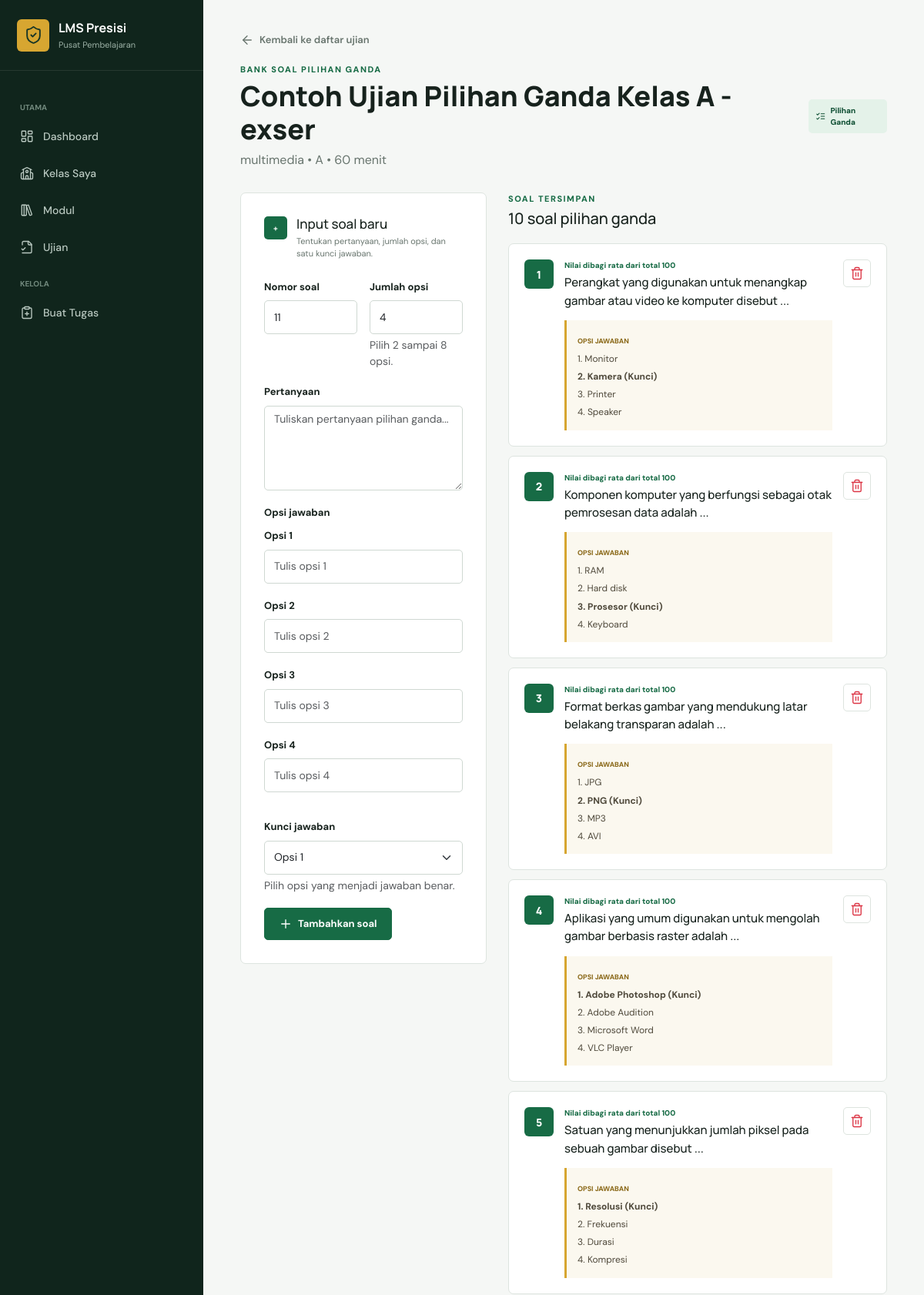
Screenshot of /ujian/4/soal-pilihan-ganda/ (signed in, upper part) with the database file from the repository.
### lms/models.py (models this page shows, shortened)
class Ujian(models.Model):
    class Metode(models.TextChoices):
        ESAI = "ESAI", "Esai"
        PILIHAN_GANDA = "PILIHAN_GANDA", "Pilihan Ganda"
    kelas = models.ForeignKey(Kelas, on_delete=models.CASCADE, related_name="ujian")
    mapel = models.ForeignKey(MataPelajaran, on_delete=models.PROTECT, related_name="ujian")
    gadik = models.ForeignKey(CustomUser, on_delete=models.PROTECT, related_name="ujian_dibuat")
    judul = models.CharField(max_length=200)
    metode = models.CharField(max_length=20, choices=Metode.choices)
    instruksi = models.TextField()
    waktu_mulai = models.DateTimeField()
    waktu_selesai = models.DateTimeField()
    durasi_menit = models.PositiveSmallIntegerField(default=60)
    created_at = models.DateTimeField(auto_now_add=True)
    class Meta:
        ordering = ["waktu_mulai"]
        verbose_name_plural = "Ujian"

class MataPelajaran(models.Model):
    kurikulum = models.ForeignKey(Kurikulum, on_delete=models.CASCADE, related_name="mata_pelajaran")
    kode_mapel = models.CharField(max_length=20)
    nama_mapel = models.CharField(max_length=100)
    gadik_pengajar = models.ManyToManyField(
        CustomUser,
        blank=True,
        limit_choices_to={"role": CustomUser.Role.GADIK},
        related_name="mata_pelajaran_diampu",
    )
    class Meta:
        ordering = ["kode_mapel"]
        constraints = [
            models.UniqueConstraint(fields=["kurikulum", "kode_mapel"], name="unik_kode_mapel_per_kurikulum")
        ]
        verbose_name_plural = "Mata pelajaran"

class Kelas(models.Model):
    nama_kelas = models.CharField(max_length=50)
    kurikulum = models.ForeignKey(Kurikulum, on_delete=models.PROTECT, related_name="kelas")
    gadik_pembina = models.ForeignKey(
        CustomUser,
        on_delete=models.SET_NULL,
        null=True,
        blank=True,
        limit_choices_to={"role": CustomUser.Role.GADIK},
        related_name="kelas_binaan",
    )
    class Meta:
        ordering = ["nama_kelas"]
        verbose_name_plural = "Kelas"
    def __str__(self):
        return self.nama_kelas

class SoalUjianPilihanGanda(models.Model):
    ujian = models.ForeignKey(Ujian, on_delete=models.CASCADE, related_name="soal_pilihan_ganda")
    urutan = models.PositiveSmallIntegerField()
    pertanyaan = models.TextField()
    class Meta:
        ordering = ["urutan"]
        constraints = [
            models.UniqueConstraint(fields=["ujian", "urutan"], name="unik_urutan_soal_pg_per_ujian")
        ]
        verbose_name_plural = "Soal ujian pilihan ganda"

class OpsiUjianPilihanGanda(models.Model):
    soal = models.ForeignKey(SoalUjianPilihanGanda, on_delete=models.CASCADE, related_name="opsi")
    urutan = models.PositiveSmallIntegerField()
    teks = models.CharField(max_length=500)
    is_kunci = models.BooleanField(default=False)
    class Meta:
        ordering = ["urutan"]
        constraints = [
            models.UniqueConstraint(fields=["soal", "urutan"], name="unik_urutan_opsi_pg_per_soal")
        ]
        verbose_name_plural = "Opsi ujian pilihan ganda"

### lms/views.py (the view)
# urls.py: path("ujian/<int:pk>/soal-pilihan-ganda/", views.kelola_soal_pilihan_ganda, name="kelola_soal_pilihan_ganda"),
@role_required(CustomUser.Role.ADMIN, CustomUser.Role.GADIK)
def kelola_soal_pilihan_ganda(request, pk):
    queryset = ujian_for_manager(request.user, Ujian.objects.filter(metode=Ujian.Metode.PILIHAN_GANDA))
    ujian = get_object_or_404(queryset, pk=pk)
    nomor_berikutnya = (ujian.soal_pilihan_ganda.order_by("-urutan").values_list("urutan", flat=True).first() or 0) + 1
    form = SoalUjianPilihanGandaForm(
        request.POST or None,
        ujian=ujian,
        initial={"urutan": nomor_berikutnya},
    )
    if request.method == "POST" and form.is_valid():
        form.save()
        messages.success(request, "Soal pilihan ganda dan kunci jawaban berhasil ditambahkan.")
        return redirect("kelola_soal_pilihan_ganda", pk=ujian.pk)
    return render(
        request,
        "lms/kelola_soal_pilihan_ganda.html",
        {"ujian": ujian, "form": form, "soal": ujian.soal_pilihan_ganda.prefetch_related("opsi")},
    )

### lms/models.py (called while the page is built)
    @property
    def display_name(self):
        return self.nama_lengkap or self.get_full_name() or self.username

### lms/views.py (called while the page is built)
def role_required(*roles):
    def decorator(view_func):
        @login_required
        @wraps(view_func)
        def wrapped(request, *args, **kwargs):
            if request.user.role not in roles and not request.user.is_superuser:
                raise PermissionDenied
            return view_func(request, *args, **kwargs)
        return wrapped
    return decorator

def is_admin(user):
    return user.is_superuser or user.role == CustomUser.Role.ADMIN

def ujian_for_manager(user, queryset=None):
    if queryset is None:
        queryset = Ujian.objects.all()
    if is_admin(user):
        return queryset
    return queryset.filter(mapel__gadik_pengajar=user).distinct()

### templates/lms/kelola_soal_pilihan_ganda.html (shortened to what this page needs)
{% extends 'base.html' %}
{% block content %}
<a class="back-link" href="{% url 'daftar_ujian' %}"><i data-lucide="arrow-left"></i>Kembali ke daftar ujian</a>
<header class="page-heading heading-with-action">
    <div><p class="eyebrow">BANK SOAL PILIHAN GANDA</p><h1>{{ ujian.judul }}</h1><p>{{ ujian.mapel.nama_mapel }} &bull; {{ ujian.kelas }} &bull; {{ ujian.durasi_menit }} menit</p></div>
    <span class="exam-method"><i data-lucide="list-checks"></i>Pilihan Ganda</span>
</header>
<div class="essay-builder">
    <form method="post" class="form-panel essay-question-form" id="multipleChoiceQuestionForm">
        <div class="exam-form-heading"><span>+</span><div><h2>Input soal baru</h2><p>Tentukan pertanyaan, jumlah opsi, dan satu kunci jawaban.</p></div></div>
        <div class="row g-3">
            <div class="col-md-6"><label class="form-label" for="{{ form.urutan.id_for_label }}">{{ form.urutan.label }}</label>{{ form.urutan }}</div>
            <div class="col-md-6"><label class="form-label" for="{{ form.jumlah_opsi.id_for_label }}">{{ form.jumlah_opsi.label }}</label>{{ form.jumlah_opsi }}<div class="form-text">Pilih 2 sampai 8 opsi.</div></div>
            <div class="col-12"><label class="form-label" for="{{ form.pertanyaan.id_for_label }}">{{ form.pertanyaan.label }}</label>{{ form.pertanyaan }}</div>
            <div class="col-12">
                <label class="form-label">Opsi jawaban</label>
                {% for field in form %}
                    {% if field.name|slice:':5' == 'opsi_' %}
                    <div class="multiple-choice-option mb-3" data-option-number="{{ field.name|slice:'5:' }}">
                        <label class="form-label" for="{{ field.id_for_label }}">{{ field.label }}</label>
                        {{ field }}
                    </div>
                    {% endif %}
                {% endfor %}
            </div>
            <div class="col-12"><label class="form-label" for="{{ form.kunci_jawaban.id_for_label }}">{{ form.kunci_jawaban.label }}</label>{{ form.kunci_jawaban }}<div class="form-text">Pilih opsi yang menjadi jawaban benar.</div></div>
        </div>
        <div class="form-actions"><button class="btn btn-primary" type="submit"><i data-lucide="plus"></i>Tambahkan soal</button></div>
    </form>
    <section class="essay-question-list">
        <div class="section-title"><div><p class="eyebrow">SOAL TERSIMPAN</p><h2>{{ soal|length }} soal pilihan ganda</h2></div></div>
        {% for item in soal %}
        <article class="essay-question-card">
            <div class="essay-question-number">{{ item.urutan }}</div>
            <div class="essay-question-content">
                <div class="essay-question-meta"><span>Nilai dibagi rata dari total 100</span></div>
                <h3>{{ item.pertanyaan }}</h3>
                <div class="answer-key"><small>OPSI JAWABAN</small>{% for opsi in item.opsi.all %}<p>{% if opsi.is_kunci %}<strong>{{ opsi.urutan }}. {{ opsi.teks }} (Kunci)</strong>{% else %}{{ opsi.urutan }}. {{ opsi.teks }}{% endif %}</p>{% endfor %}</div>
            </div>
            <form method="post" action="{% url 'hapus_soal_pilihan_ganda' ujian.pk item.pk %}">
                {% csrf_token %}<button class="icon-button bordered text-danger" type="submit" title="Hapus soal" aria-label="Hapus soal {{ item.urutan }}"><i data-lucide="trash-2"></i></button>
            </form>
        </article>
        {% empty %}
        <div class="empty-state"><i data-lucide="list-plus"></i><p>Belum ada soal. Gunakan form untuk menambahkan soal pertama.</p></div>
        {% endfor %}
    </section>
</div>
{% endblock %}

### static/css/app.css (style rules this page uses)
:root { --ink: #17221d; --muted: #68756e; --line: #dde4df; --paper: #f5f7f5; --white: #ffffff; --green: #176b45; --green-dark: #0c4d31; --green-soft: #e4f2e9; --gold: #d7a631; --red: #b7483d; --blue: #3976a8; --sidebar: #10251c; }
* { box-sizing: border-box; }
body { margin: 0; color: var(--ink); background: var(--paper); font-family: "DM Sans", sans-serif; letter-spacing: 0; }
h1, h2, h3, .brand strong { font-family: "Manrope", sans-serif; letter-spacing: 0; }
a { color: inherit; text-decoration: none; }
svg { width: 18px; height: 18px; stroke-width: 1.8; }
.icon-button { width: 36px; height: 36px; padding: 0; border: 0; border-radius: 5px; color: inherit; background: transparent; display: grid; place-items: center; }
.icon-button.bordered { flex: 0 0 auto; color: var(--muted); border: 1px solid var(--line); }
.page-heading { margin-bottom: 30px; }
.page-heading h1 { margin: 2px 0 7px; font-size: clamp(26px, 3vw, 38px); font-weight: 800; }
.page-heading p:last-child { color: var(--muted); margin: 0; }
.heading-with-action { display: flex; align-items: center; justify-content: space-between; gap: 24px; }
.eyebrow { margin: 0 0 5px; color: var(--green); font-size: 11px; font-weight: 800; letter-spacing: 1.5px; }
.section-title { min-height: 52px; margin-bottom: 14px; display: flex; align-items: flex-start; justify-content: space-between; }
.section-title h2, .tabs-heading h2 { margin: 0; font-size: 20px; }
.back-link { display: inline-flex; align-items: center; gap: 7px; margin-bottom: 20px; color: var(--muted); font-size: 13px; font-weight: 600; }
.btn { border-radius: 5px; font-weight: 700; font-size: 13px; display: inline-flex; align-items: center; justify-content: center; gap: 7px; }
.btn-primary { --bs-btn-bg: var(--green); --bs-btn-border-color: var(--green); --bs-btn-hover-bg: var(--green-dark); --bs-btn-hover-border-color: var(--green-dark); }
.detail-main, .submission-panel, .form-panel, .table-shell { background: white; border: 1px solid var(--line); border-radius: 7px; }
.exam-method, .exam-duration { display: inline-flex; align-items: center; gap: 6px; font-size: 10px; font-weight: 800; }
.exam-method { padding: 7px 9px; border-radius: 5px; color: var(--green-dark); background: var(--green-soft); }
.exam-method svg, .exam-duration svg { width: 14px; height: 14px; }
.exam-form-heading { margin-bottom: 20px; display: flex; align-items: flex-start; gap: 12px; }
.exam-form-heading > span { flex: 0 0 auto; width: 30px; height: 30px; border-radius: 5px; color: white; background: var(--green); display: grid; place-items: center; font: 800 11px "Manrope"; }
.exam-form-heading h2 { margin: 0; font-size: 17px; }
.exam-form-heading p { margin: 3px 0 0; color: var(--muted); font-size: 11px; }
.essay-builder { display: grid; grid-template-columns: minmax(320px, .75fr) minmax(0, 1.25fr); gap: 28px; align-items: start; }
.essay-question-form { width: 100%; padding: 26px; }
.essay-question-form .exam-form-heading { margin-bottom: 22px; }
.essay-question-form .form-actions { padding-top: 18px; }
.essay-question-list { min-width: 0; }
.essay-question-card { position: relative; margin-bottom: 12px; padding: 20px; border: 1px solid var(--line); border-radius: 7px; background: white; display: grid; grid-template-columns: 38px minmax(0, 1fr) auto; gap: 14px; align-items: start; }
.essay-question-number { width: 38px; height: 38px; border-radius: 6px; color: white; background: var(--green); display: grid; place-items: center; font: 800 14px "Manrope"; }
.essay-question-content h3 { margin: 3px 0 14px; font-size: 15px; line-height: 1.55; }
.essay-question-meta { color: var(--green); font-size: 10px; font-weight: 800; }
.answer-key { padding: 13px 14px; border-left: 3px solid var(--gold); background: #fbf8ef; }
.answer-key small { color: #8a6818; font-size: 9px; font-weight: 800; }
.answer-key p { margin: 4px 0 0; color: #4f493b; font-size: 12px; line-height: 1.6; }
.form-panel { width: min(760px, 100%); padding: 30px; }
.form-label { font-size: 13px; font-weight: 700; }
.form-control, .form-select { min-height: 44px; border-color: #cfd8d2; border-radius: 5px; font-size: 14px; }
textarea.form-control { min-height: 110px; }
.form-actions { display: flex; gap: 9px; padding-top: 8px; }
.form-actions .btn { min-height: 42px; padding-inline: 18px; }

### rows the page displays
Ujian: judul "Contoh Ujian Pilihan Ganda Kelas A - exser", mapel.nama_mapel "multimedia", kelas "A", durasi_menit "60"
SoalUjianPilihanGanda: urutan "1", pertanyaan "Perangkat yang digunakan untuk menangkap gambar atau video ke komputer disebut ..."
OpsiUjianPilihanGanda: urutan "1", teks "Monitor"
OpsiUjianPilihanGanda: urutan "2", teks "Kamera"
OpsiUjianPilihanGanda: urutan "3", teks "Printer"
OpsiUjianPilihanGanda: urutan "4", teks "Speaker"
SoalUjianPilihanGanda: urutan "2", pertanyaan "Komponen komputer yang berfungsi sebagai otak pemrosesan data adalah ..."
OpsiUjianPilihanGanda: urutan "1", teks "RAM"
OpsiUjianPilihanGanda: urutan "2", teks "Hard disk"
OpsiUjianPilihanGanda: urutan "3", teks "Prosesor"
OpsiUjianPilihanGanda: urutan "4", teks "Keyboard"
SoalUjianPilihanGanda: urutan "3", pertanyaan "Format berkas gambar yang mendukung latar belakang transparan adalah ..."
OpsiUjianPilihanGanda: urutan "1", teks "JPG"
OpsiUjianPilihanGanda: urutan "2", teks "PNG"
OpsiUjianPilihanGanda: urutan "3", teks "MP3"
OpsiUjianPilihanGanda: urutan "4", teks "AVI"
SoalUjianPilihanGanda: urutan "4", pertanyaan "Aplikasi yang umum digunakan untuk mengolah gambar berbasis raster adalah ..."
OpsiUjianPilihanGanda: urutan "1", teks "Adobe Photoshop"
OpsiUjianPilihanGanda: urutan "2", teks "Adobe Audition"
OpsiUjianPilihanGanda: urutan "3", teks "Microsoft Word"
OpsiUjianPilihanGanda: urutan "4", teks "VLC Player"
SoalUjianPilihanGanda: urutan "5", pertanyaan "Satuan yang menunjukkan jumlah piksel pada sebuah gambar disebut ..."
OpsiUjianPilihanGanda: urutan "1", teks "Resolusi"
OpsiUjianPilihanGanda: urutan "2", teks "Frekuensi"
OpsiUjianPilihanGanda: urutan "3", teks "Durasi"
OpsiUjianPilihanGanda: urutan "4", teks "Kompresi"

### other values shown
{{ field.label }} "Opsi 1" "Opsi 2" "Opsi 3" "Opsi 4"
{{ soal|length }} "10"
